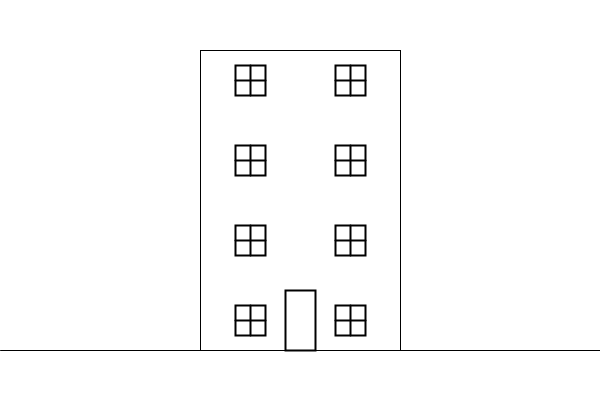
Frame 1 (no input)
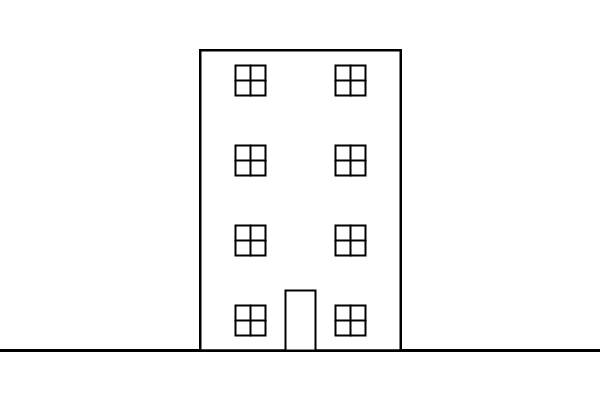
Frame 60 (the mouse pressed at the canvas centre just before this capture)
Frame 120 (the mouse held since frame 60 and released just before this capture): identical to frame 60, image omitted

The Processing sketch that drew these frames (run headless with seeded random() and noise(); from frame 60 on, the mouse is pressed at the canvas centre):

// Processing sketch: processing_162767
// ── processing_162767.pde

//window function
void setup(){
size(600,400);
background(255);
}

void draw(){
  drawBuildingandGround(width/2,height/2);
  int x = 250;
  int y = 80;
  while(y<height){
    drawWindow(x,y);
    drawWindow(x+100,y);
   y+=80;
  }
  drawDoor(300,320);
}

void drawWindow(int x, int y){
 strokeWeight(2);
stroke(0);
rectMode(CENTER);
rect(x,y,30,30);
//verticle line
line(x,y-15,x,y+15);
//horizontal line
line(x-15,y,x+15,y);
}

void drawBuildingandGround(int x, int y) {
  rectMode(CENTER);
  rect(300,200,200,300);
  line(0,350,600,350);
  }
  
void drawDoor(int x, int y) {
  rectMode(CENTER);
  rect(300,y,30,60);
}
